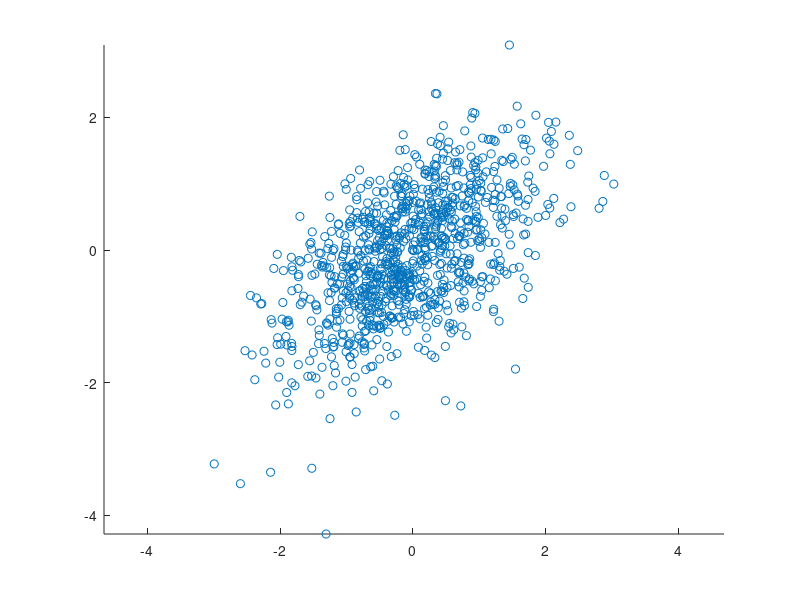

Reproduce this figure in MATLAB. (Note: this script raises an error after producing the figure.)
% Sampling from a bivariate normal using hit-and-run Metropolis-Hastings
%   Hit-and-run algorithm is simply a Gibbs sampling algorithm using random
%   directions rather than fixed axial directions. We first randomly pick a
%   direction and then do one step of Gibbs sampling along that direction
%   using the conditional along that direction.
% 
% Goker Erdogan
% gokererdogan@gmail.com
% 12 June 2015

% correlation coefficient
r = 0.5;
% mean
mu = [0, 0];
% variance of x1
vx1 = 1;
sx1 = sqrt(vx1);
% variance of x2
vx2 = 1;
sx2 = sqrt(vx2);
covx1x2 = r * sx1 * sx2;
% covariance matrix
S = [vx1, covx1x2; covx1x2, vx2];

% number of samples
N = 1000;
samples = zeros(N, 2);

% initial point
x = [0; 0];
for n = 1:N
    % randomly draw a direction
    theta = rand() * 2 * pi;
    d = [cos(theta); sin(theta)];
    % conditional mean and variance
    % These horrendous expressions are the conditional mean and variance
    % along the direction d. These can be derived with a bit of tedious
    % calculation. I haven't been able to simplify these expressions
    % further.
    denom = (vx2 * d(1)^2) + (vx1 * d(2)^2) - (2 * r * sx1 * sx2 * d(1) * d(2));
    cm = -((vx2 * x(1) * d(1)) + (vx1 * x(2) * d(2)) - (r * (x(1) * d(2) + x(2) * d(1))));
    cm = cm / denom;
    cv = (vx1 * vx2 * (1 - r^2)) / denom;
    lambda = normrnd(cm, cv);
    % update x
    x = x + (lambda * d);
    samples(n, :) = x;
end

% plot samples
hold on
axis equal
scatter(samples(:,1), samples(:,2))

% plot contour lines of bivariate gaussian
draw_contours(@(x) (mvnpdf(x, mu, S)), [-5, 5], [-5, 5], 100);

% estimated mean and covariance matrices
mean(samples)
cov(samples)

